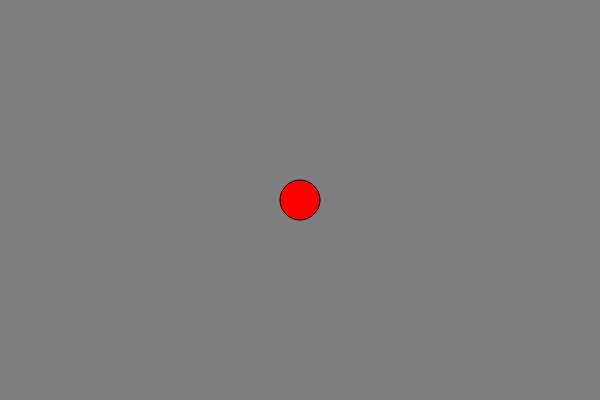
Frame 1 (no input)
Frame 60 (no input): identical to frame 1, image omitted
Frame 120 (the mouse pressed at the canvas centre since frame 60): identical to frame 1, image omitted

The p5.js sketch that drew this single still picture (run headless with seeded random() and noise() and a simulated clock; from frame 60 on, the mouse is pressed at the canvas centre):

// p5.js sketch
// ── sketch.js
// Keyboard movement
// The arrow keys move a circle a fixed number of pixels per press.

let canvasWidth = 600;
let canvasHeight = 400;

// position of the circle
let xpos;
let ypos;

// how far one key press moves the circle
let numPixels = 20;

function setup() {
  createCanvas(canvasWidth, canvasHeight);

  // start in the center
  xpos = width / 2;
  ypos = height / 2;
}

function draw() {
  // clear the background
  background(127);

  // draw the circle
  fill(255, 0, 0);
  stroke(0);
  ellipseMode(CENTER);
  ellipse(xpos, ypos, 40, 40);
}

function keyPressed() {
  // UP key
  if (keyCode == UP_ARROW) {
    ypos = ypos - numPixels;
  }

  // DOWN key
  if (keyCode == DOWN_ARROW) {
    ypos = ypos + numPixels;
  }

  // RIGHT key
  if (keyCode == RIGHT_ARROW) {
    xpos = xpos + numPixels;
  }

  // LEFT key
  if (keyCode == LEFT_ARROW) {
    xpos = xpos - numPixels;
  }

  return false; // stop the arrow keys from scrolling the page
}

// --- canvas size and fullscreen ---
// The Fullscreen button in index.html asks the browser to go fullscreen.
// Whenever the window changes size, fit the canvas to it, and go back
// to the normal size when fullscreen ends.
function windowResized() {
  if (document.fullscreenElement) {
    resizeCanvas(windowWidth, windowHeight);
  } else {
    resizeCanvas(canvasWidth, canvasHeight);
  }
}
